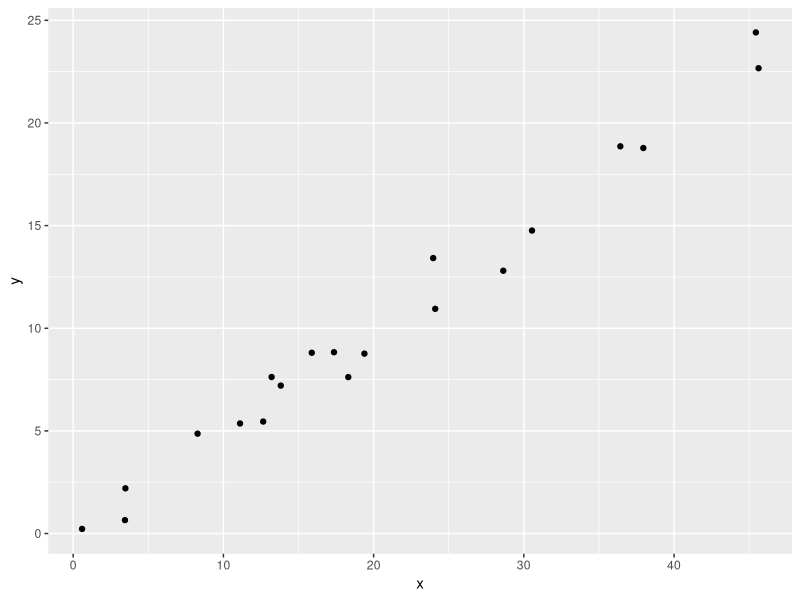
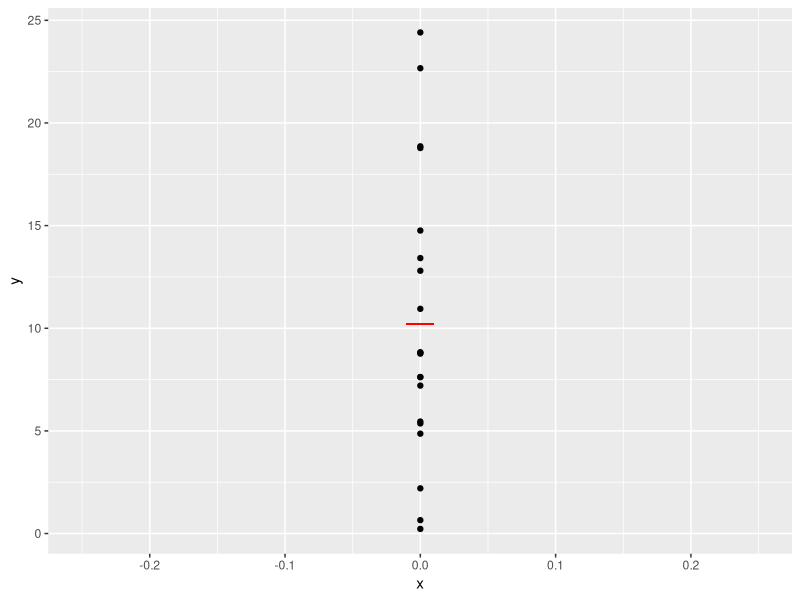
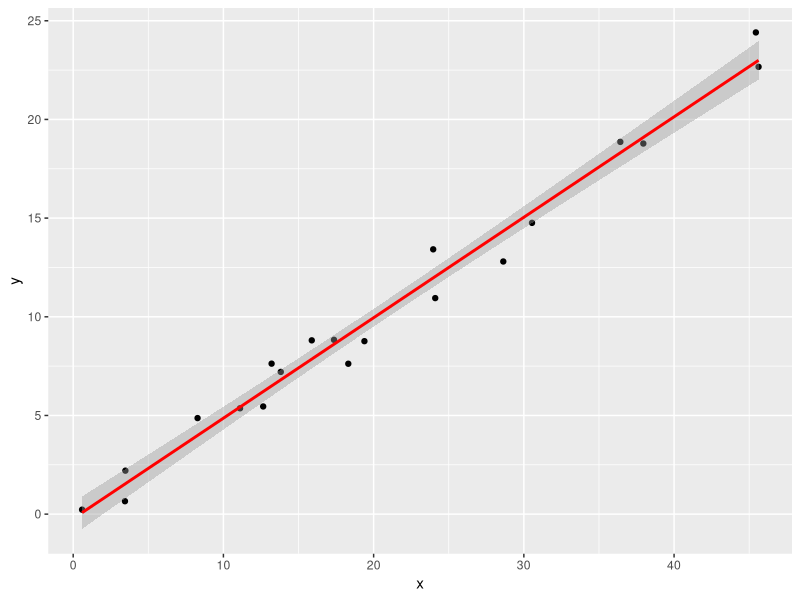
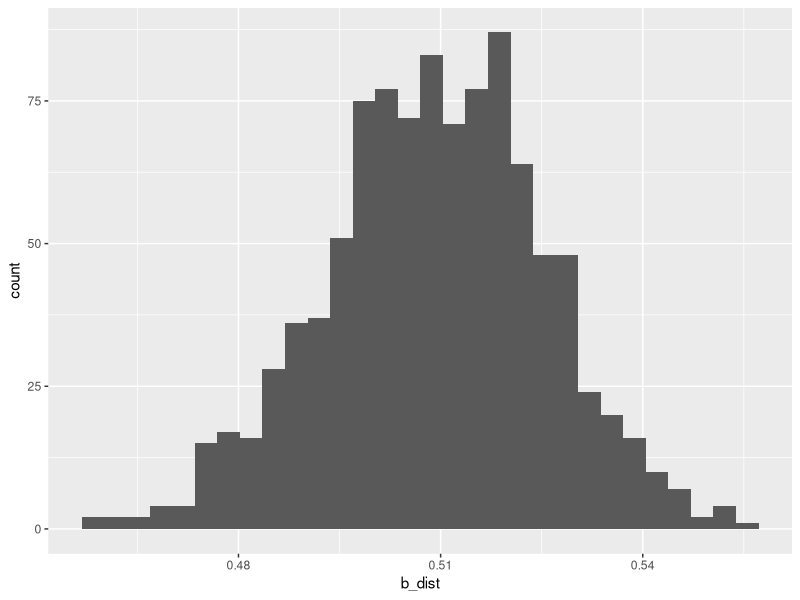
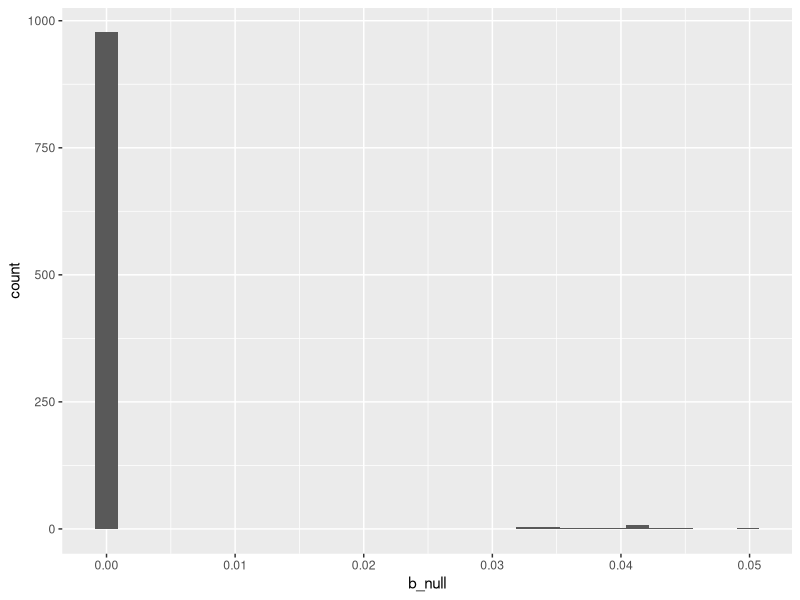
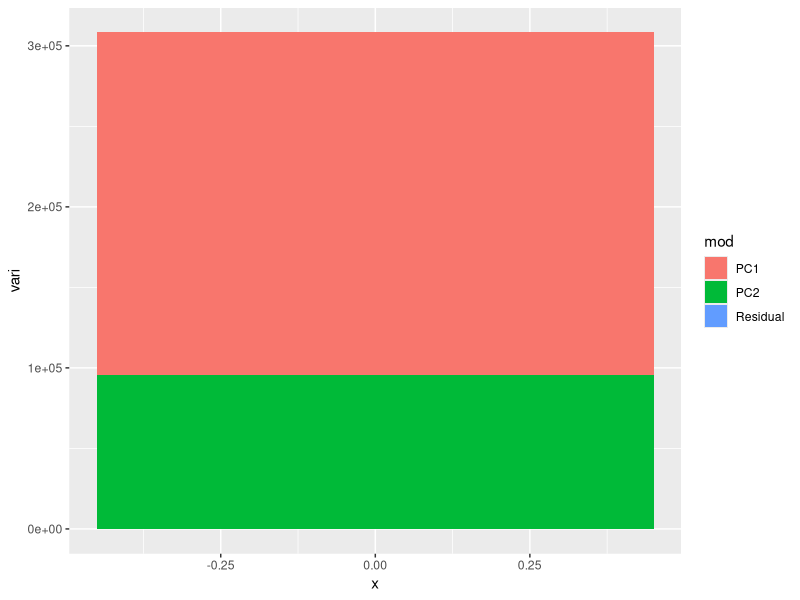

Recreate these plots in R, in order.
## ---- chunk 1
knitr::opts_chunk$set(echo = TRUE, message = FALSE, warning = FALSE)
## ---- chunk 2
# Let us create a uniformly distributed X variable with 20 observations, varying
# between 0 and 50
set.seed(1979) # forces the random number to be always the same
x <- runif(20,0,50)

# Then we create an Y variable which we will "know" is a linear function
# of X, and add a normally distributed error with mean =0 and sd = 1
y = 0.5 * x + rnorm(20,0,1)

# What does the data look like?
library(ggplot2)
data_df <- data.frame(x = x, y = y)
ggplot(data_df, aes(x,y)) + geom_point()
## ---- chunk 3
# Our first model is y = a + e:
m1 <- mean(y)
print(c("This is the calculated mean: ", m1))
se1 <- sd(y)/sqrt(length(y))
print(c("This is the calculated standard error: ",se1))

# Or, we can use lm if we want
m1_1 <- lm(y ~ 1, data = data_df)
print(summary(m1_1))
ggplot(data_df,aes(0, y)) + 
    geom_point() +
    xlim(-0.25,0.25) +
    geom_segment(
        aes(x = -0.01, 
            xend = 0.01, 
            y = mean(y), 
            yend=mean(y)), 
        color='red')
## ---- chunk 4
# We can also fit the alternative model:
m2 <- lm(y ~ x, data = data_df)
summary(m2)
ggplot(data_df,aes(x, y)) + 
    geom_point() +
    geom_smooth(method = lm,color='red')
## ---- chunk 5
b_dist <- data.frame(b_dist = rnorm(1000,0.509, 0.0165))
ggplot(b_dist,aes(b_dist)) + geom_histogram()
## ---- chunk 6
b_null <- data.frame(b_null = rnorm(1000,0,0.0165))
z_crit = 1.96*0.0165
b_null$b_null[b_null$b_null < z_crit] <- 0
ggplot(b_null,aes(b_null)) + geom_histogram()
## ---- chunk 7
# As it is pretty hard to get perfectly orthogonal variables
# by simulation, we will simulate X1 and X2 and then apply a PCA on them:
set.seed(1979)
x1 <- runif (20,0,50)
x2 <- x1 + runif (20,0,10) # forcing X2  to be correlated to X1
pca <- prcomp(~ x1 + x2)
data_df2 <- cbind(x1,x2,data.frame(predict(pca)))
print(cor(data_df2$PC1, data_df2$PC2))
print(head(data_df2))
      
# Now let us create a Y variable that is a function of both
set.seed(1979)
data_df2$y <- 3 * data_df2$PC1 + 3 * data_df2$PC2 + rnorm(20,0,5) 

m_ideal <- lm(y ~ PC1 + PC2, data = data_df2)
print(anova(m_ideal))

# We can calculate the total sum of squares, which is the
# variance before dividing by n-1
tot_sq <- var(data_df2$y) * (length(data_df2$y)-1)
## ---- chunk 8
sum(anova(m_ideal)$`Sum Sq`)
tot_sq

## ---- chunk 9
var_vec <- data.frame(mod = c("PC1","PC2","Residual"), vari = c(212675,95482,167))
ggplot(var_vec, aes(fill = mod, x=0, y = vari)) + geom_bar(position = 'stack', stat = 'identity')
## ---- chunk 10
# Highly correlated
print(cor(data_df2$x1, data_df2$x2))

# So let us fit a model:
m_colin1 <- lm(terms(y ~ x1 + x2, keep.order = TRUE), data = data_df2)
summary(m_colin1)
anova(m_colin1)
## ---- chunk 11
mod_x1 <- lm(y ~ x1, data = data_df2)
summary(mod_x1)
anova(mod_x1)

mod_x2 <- lm(y ~ x2, data = data_df2)
summary(mod_x2)
anova(mod_x2)
## ---- chunk 12
library(car)

vif(m_ideal)

vif(m_colin1)

## ---- chunk 13
anova(m_colin1)

m_colin2 <- lm(terms(y ~ x2 + x1, keep.order = TRUE), data = data_df2)

anova(m_colin2)
